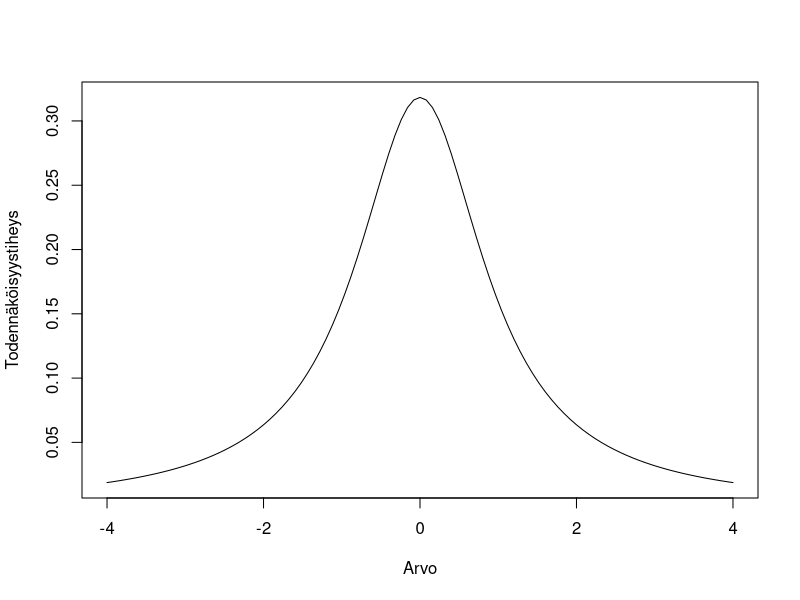
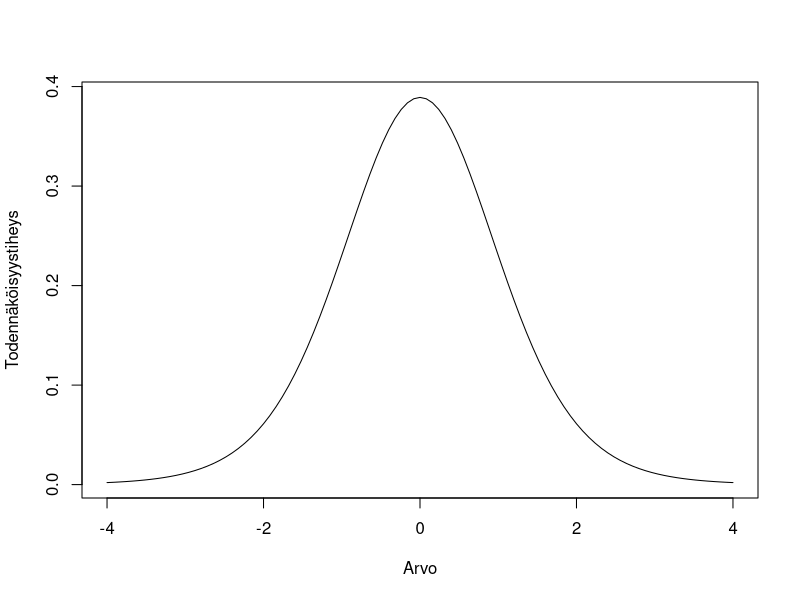
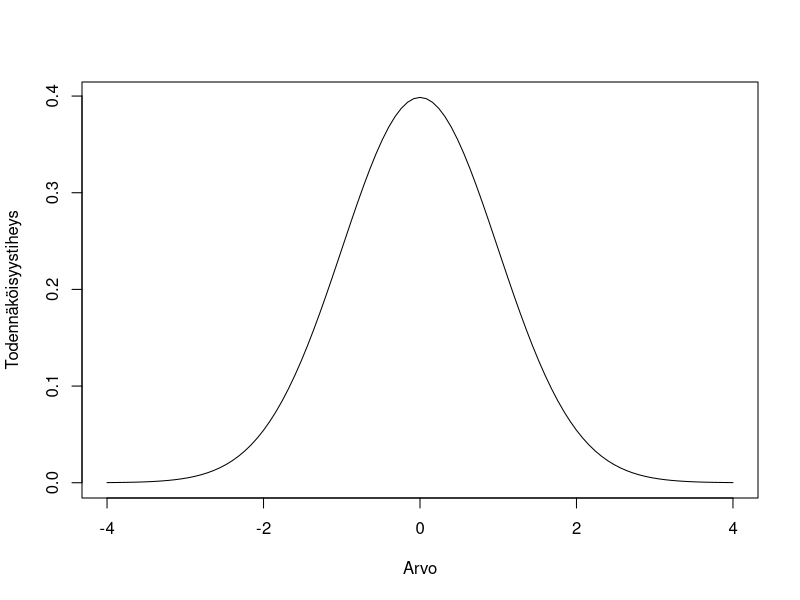

The R script that drew these images, in order:
## ---- chunk 1
#| label: fig-t-jakauma
#| fig-cap: "T-jakauma eri vapausasteilla"
#| layout-ncol: 3
#| fig-subcap: 
#| - "df = 1"
#| - "df = 10"
#| - "df = 300"
#| echo: false
#| cache: true

for (i in c(1, 10, 300) ) {
  curve(
    dt(x, df = i),
    from = -4,
    to = 4,
    xlab = "Arvo",
    ylab = "Todennäköisyystiheys"
  )
}

